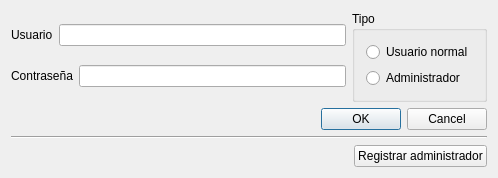
<?xml version="1.0" encoding="UTF-8"?>
<ui version="4.0">
 <class>Dialog</class>
 <widget class="QDialog" name="Dialog">
  <property name="geometry">
   <rect>
    <x>0</x>
    <y>0</y>
    <width>498</width>
    <height>162</height>
   </rect>
  </property>
  <property name="windowTitle">
   <string>Dialog</string>
  </property>
  <layout class="QVBoxLayout" name="verticalLayout_3">
   <item>
    <layout class="QHBoxLayout" name="horizontalLayout_3">
     <item>
      <layout class="QVBoxLayout" name="verticalLayout_2">
       <item>
        <layout class="QHBoxLayout" name="horizontalLayout">
         <item>
          <widget class="QLabel" name="label">
           <property name="text">
            <string>Usuario</string>
           </property>
          </widget>
         </item>
         <item>
          <widget class="QLineEdit" name="usuarioLineEdit"/>
         </item>
        </layout>
       </item>
       <item>
        <layout class="QHBoxLayout" name="horizontalLayout_2">
         <item>
          <widget class="QLabel" name="label_2">
           <property name="text">
            <string>Contraseña</string>
           </property>
          </widget>
         </item>
         <item>
          <widget class="QLineEdit" name="contrasenyaLineEdit"/>
         </item>
        </layout>
       </item>
      </layout>
     </item>
     <item>
      <widget class="QGroupBox" name="groupBox">
       <property name="title">
        <string>Tipo</string>
       </property>
       <layout class="QVBoxLayout" name="verticalLayout">
        <item>
         <widget class="QRadioButton" name="usuarioNormalRadioButton">
          <property name="text">
           <string>Usuario normal</string>
          </property>
         </widget>
        </item>
        <item>
         <widget class="QRadioButton" name="adminRadioButton">
          <property name="text">
           <string>Administrador</string>
          </property>
         </widget>
        </item>
       </layout>
      </widget>
     </item>
    </layout>
   </item>
   <item>
    <widget class="QDialogButtonBox" name="buttonBox">
     <property name="standardButtons">
      <set>QDialogButtonBox::Cancel|QDialogButtonBox::Ok</set>
     </property>
    </widget>
   </item>
   <item>
    <widget class="Line" name="line">
     <property name="orientation">
      <enum>Qt::Horizontal</enum>
     </property>
    </widget>
   </item>
   <item>
    <layout class="QHBoxLayout" name="horizontalLayout_4">
     <item>
      <spacer name="horizontalSpacer">
       <property name="orientation">
        <enum>Qt::Horizontal</enum>
       </property>
       <property name="sizeHint" stdset="0">
        <size>
         <width>498</width>
         <height>20</height>
        </size>
       </property>
      </spacer>
     </item>
     <item>
      <widget class="QPushButton" name="registrarAdminPushButton">
       <property name="text">
        <string>Registrar administrador</string>
       </property>
      </widget>
     </item>
    </layout>
   </item>
  </layout>
 </widget>
 <layoutdefault spacing="6" margin="11"/>
 <resources/>
 <connections/>
</ui>
